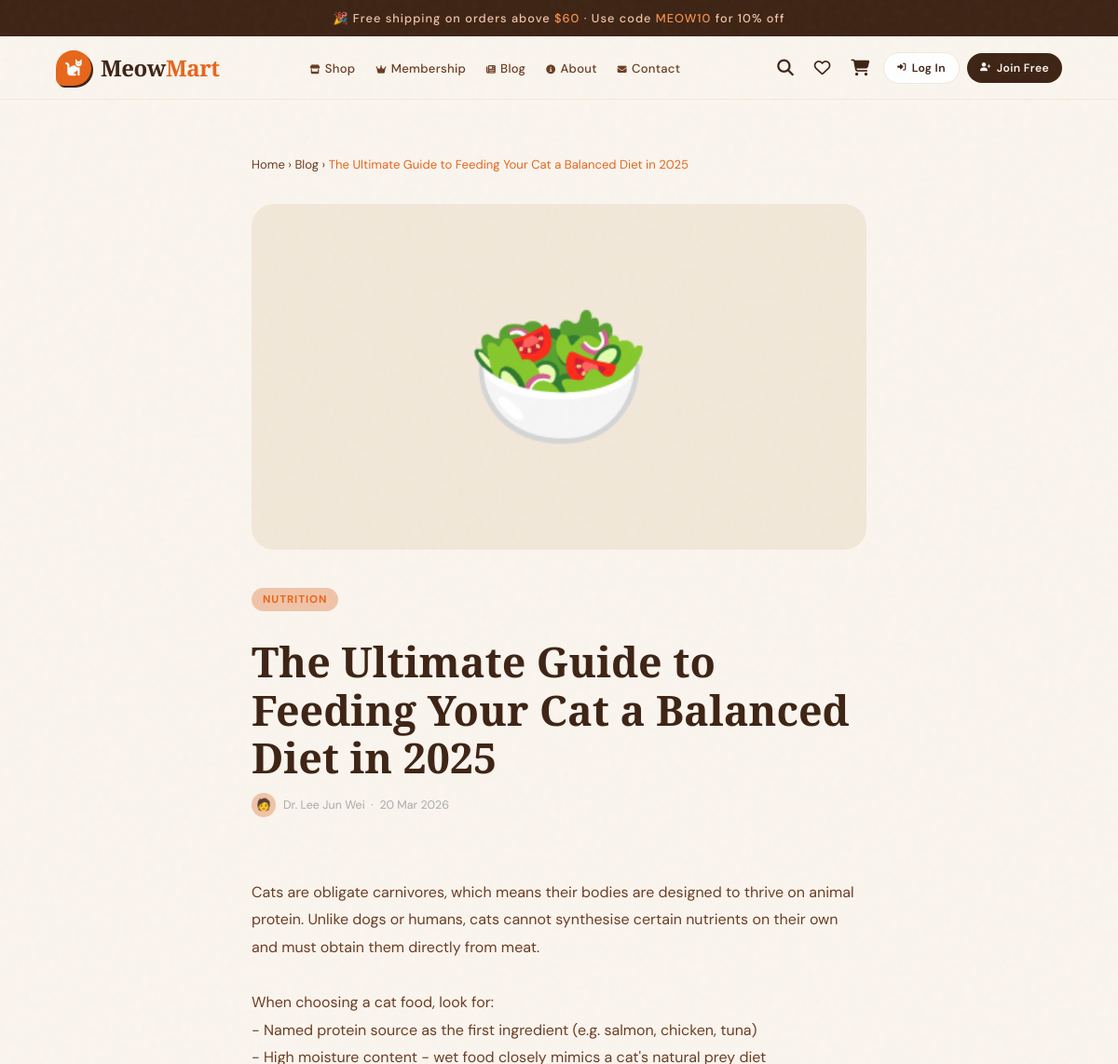
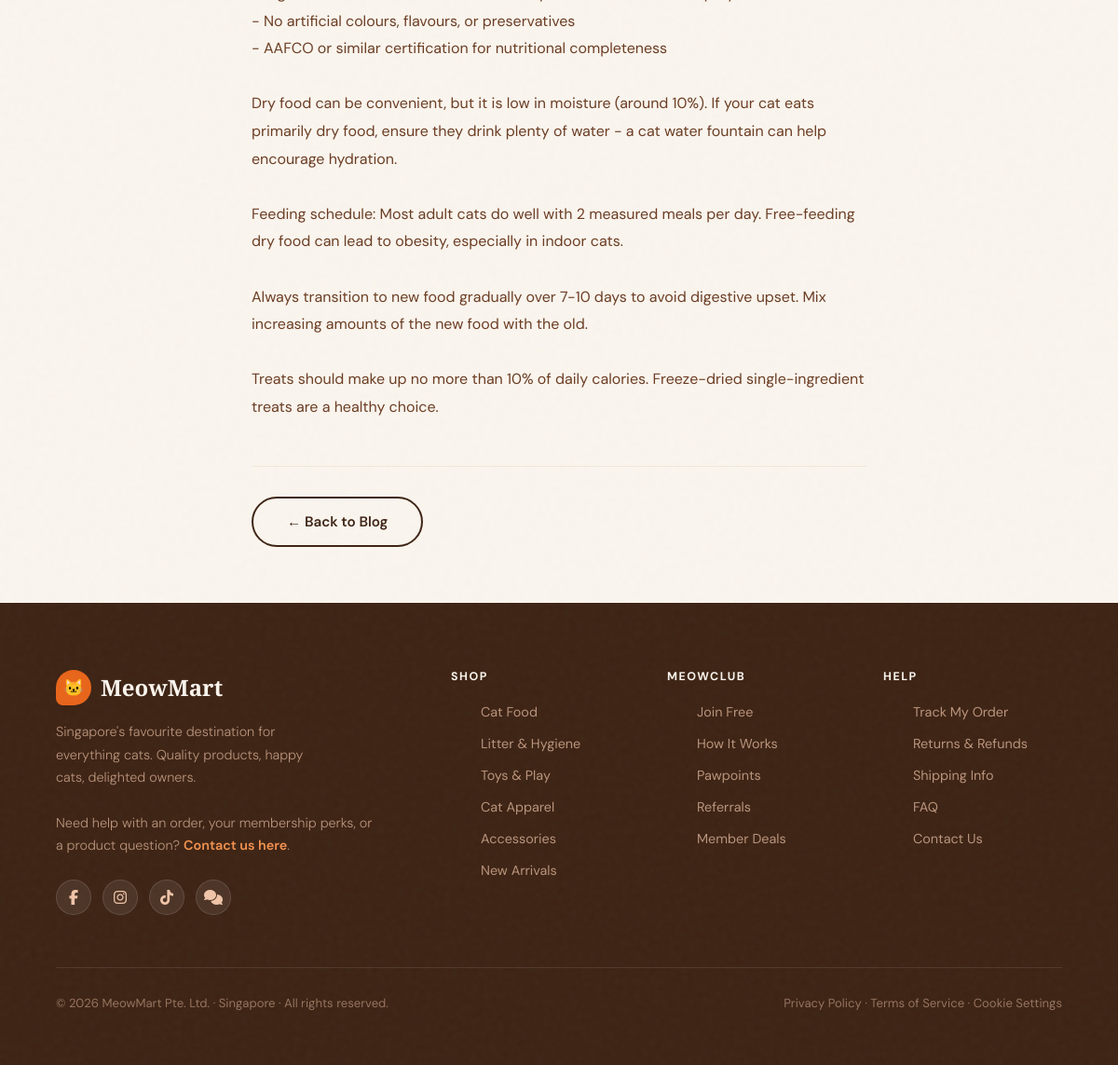
/content/blog_post.php?id=1, run on the app's committed database (2 pictures, top to bottom).
### tables this page shows
CREATE TABLE blog_posts (
    id         INT UNSIGNED   AUTO_INCREMENT PRIMARY KEY,
    title      VARCHAR(255)   NOT NULL,
    tag        VARCHAR(60)    DEFAULT NULL,
    author     VARCHAR(120)   NOT NULL,
    excerpt    TEXT           DEFAULT NULL,
    content    LONGTEXT       NOT NULL,
    created_at TIMESTAMP      DEFAULT CURRENT_TIMESTAMP
);

### includes/functions.php (called while the page is built, shortened)
<?php
function _init_session(\PDO $pdo): void
{
    $cfg = config();
    if (session_status() === PHP_SESSION_ACTIVE) return;
}
function config(): array
{
    static $cfg = null;
    if ($cfg === null) {
        $file = __DIR__ . '/../config/config.php';
        $cfg = require $file;
    }
    return $cfg;
}
function base_url(string $path = ''): string
{
    $base = rtrim(config()['base_url'] ?? '', '/');
    $path = ltrim($path, '/');
    return $path === '' ? ($base ?: '') : $base . '/' . $path;
}
function normalize_display_text(?string $text): string
{
    $text = (string)$text;
    $replacements = [
        'PÃ¢tÃ©' => 'Pate',
        'Pâté' => 'Pate',
        'P-ót|®' => 'Pate',
        'Pót│®' => 'Pate',
        'ÔÇó' => '- ',
        '•' => '- ',
        'â€¢' => '- ',
        'ÔÇô' => '-',
        'â€“' => '-',
        '–' => '-',
        '—' => '-',
        'â€”' => '-',
        'ÔÇö' => '-',
        'ÔÇÖ' => "'",
        'â€™' => "'",
        '’' => "'",
        'ÔÇ£' => '"',
        'ÔÇØ' => '"',
        'â€œ' => '"',
        'â€' => '"',
        '“' => '"',
        '”' => '"',
        'Â®' => '®',
        '®' => '®',
        'Ã©' => 'e',
        'Ã¨' => 'e',
        'Ãª' => 'e',
        'Ã¢' => 'a',
        'Ã´' => 'o',
        'Ã–' => 'O',
        'Ã—' => 'x',
        'Ã/' => '',
        'Ã' => '',
        'Â' => '',
    ];
    return strtr($text, $replacements);
}
function h(?string $v): string
{
    return htmlspecialchars(normalize_display_text((string)$v), ENT_QUOTES, 'UTF-8');
}

### config/config.php (called while the page is built)
<?php
return [
    'db_host'   => '127.0.0.1',
    'db_name'   => 'meowmart',
    'db_user'   => 'root',
    'db_pass'   => '',
    'site_name' => 'MeowMart',
    'base_url'  => '',
    'mail_enabled'   => false,
    'mail_host'      => 'smtp.gmail.com',
    'mail_port'      => 587,
    'mail_username'  => 'your@gmail.com',
    'mail_password'  => 'your_app_password',
    'mail_from'      => 'no-reply@meowmart.com.sg',
    'mail_from_name' => 'MeowMart',
    'mail_encryption'=> 'tls',
    'session_db'           => false,
    'session_lifetime'     => 3600,
    'session_security_code'=> 'meowmart_session_secret_xyz_2025',
    'session_table'        => 'session_data',
];

### content/blog_post.php (the view, shortened to what this page needs)
<?php
$pdo = db();
$id   = (int)($_GET['id'] ?? 0);
$stmt = $pdo->prepare('SELECT * FROM blog_posts WHERE id = ?');
$stmt->execute([$id]);
$post = $stmt->fetch();
require_once dirname(__DIR__) . '/includes/header.php';
$tagColors  = ['Nutrition'=>'🥗','Play'=>'🧶','Grooming'=>'✂️','Health'=>'💊','Lifestyle'=>'🏠','Training'=>'🎯'];
$icon       = $tagColors[$post['tag'] ?? ''] ?? '🐱';
?>
<div style="max-width:780px;margin:0 auto;padding:60px 5%;">
  <p style="font-size:.82rem;color:var(--brown-md);margin-bottom:32px;">
    <a href="<?= h(base_url('index.php')) ?>" style="color:var(--brown-md);text-decoration:none;">Home</a>
    &rsaquo;
    <a href="<?= h(base_url('content/blog.php')) ?>" style="color:var(--brown-md);text-decoration:none;">Blog</a>
    &rsaquo;
    <span style="color:var(--orange);"><?= h($post['title']) ?></span>
  </p>
  <div style="aspect-ratio:16/9;background:var(--warm);border-radius:24px;display:flex;align-items:center;justify-content:center;font-size:10rem;margin-bottom:40px;">
    <?= $icon ?>
  </div>
  <span class="blog-tag"><?= h($post['tag'] ?? 'General') ?></span>
  <h1 style="font-family:'Playfair Display',serif;font-size:clamp(1.8rem,4vw,2.8rem);font-weight:900;line-height:1.15;margin:16px 0 12px;color:var(--brown);">
    <?= h($post['title']) ?>
  </h1>
  <div class="blog-meta" style="margin-bottom:36px;">
    <div class="avatar">🧑</div>
    <?= h($post['author']) ?> &nbsp;·&nbsp; <?= date('d M Y', strtotime($post['created_at'])) ?>
  </div>
  <div style="font-size:1rem;color:var(--brown-md);line-height:1.85;white-space:pre-line;">
    <?= h($post['content']) ?>
  </div>
  <div style="margin-top:48px;padding-top:32px;border-top:1.5px solid var(--warm);">
    <a href="<?= h(base_url('content/blog.php')) ?>" class="btn-outline" style="text-decoration:none;display:inline-block;">← Back to Blog</a>
  </div>
</div>
<?php require_once dirname(__DIR__) . '/includes/footer.php'; ?>

### assets/css/style.css (style rules this page uses)
:root { --cream: #FAF5EE; --warm: #F2E8D9; --orange: #E8651A; --orange-lt:#F5924E; --brown: #3D2314; --brown-md: #6B3C22; --sage: #8FA882; --blush: #F0C4A8; --gold: #C8941A; --white: #FFFFFF; }
*, *::before, *::after { box-sizing: border-box; margin: 0; padding: 0; }
html { scroll-behavior: smooth; }
body { font-family: 'DM Sans', sans-serif; background: var(--cream); color: var(--brown); overflow-x: hidden; }
body::before { content: ''; position: fixed; inset: 0; pointer-events: none; z-index: 9999; }
.btn-outline { background: transparent; color: var(--brown); border: 2px solid var(--brown); border-radius: 50px; padding: 14px 36px; font-size: 0.95rem; font-weight: 600; cursor: pointer; transition: all 0.2s; }
.blog-tag { display: inline-block; background: var(--blush); color: var(--orange); font-size: 0.72rem; font-weight: 700; letter-spacing: 0.08em; text-transform: uppercase; padding: 4px 12px; border-radius: 20px; margin-bottom: 12px; }
.blog-meta { display: flex; align-items: center; gap: 8px; font-size: 0.78rem; color: #aaa; }
.blog-meta .avatar { width: 26px; height: 26px; border-radius: 50%; background: var(--blush); display: flex; align-items: center; justify-content: center; font-size: 0.8rem; }
body { overflow-x: hidden; }

### data on the page
blog_posts: title "The Ultimate Guide to Feeding Your Cat a Balanced Diet in 2025", tag "🥗", tag "NUTRITION", author "Dr. Lee Jun Wei", created_at "20 Mar 2026", content "Cats are obligate carnivores, which means their bodies are designed to thrive on animal protein. Unlike dogs or humans, cats cannot synthesise certain nutrients on their own and must obtain them directly from meat. When choosing a cat food, look for: - Named protein source as the first ingredient (e.g. salmon, chicken, tuna) - High moisture content - wet food closely mimics a cat's natural prey diet - No artificial colours, flavours, or preservatives - AAFCO or similar certification for nutritional completeness Dry food can be convenient, but it is low in moisture (around 10%). If your cat eats primarily dry food, ensure they drink plenty of water - a cat water fountain can help encourage…"
